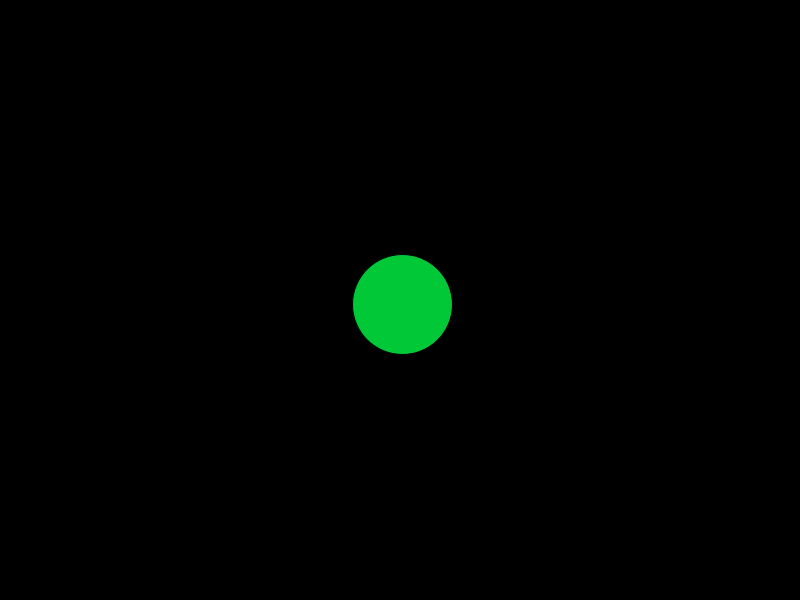
Frame 1 (no input)
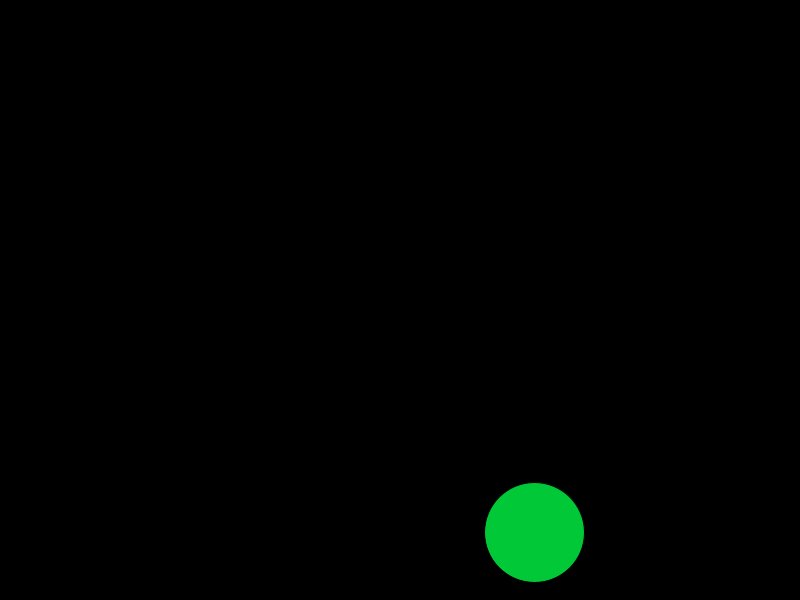
Frame 60 (the mouse pressed at the canvas centre just before this capture)
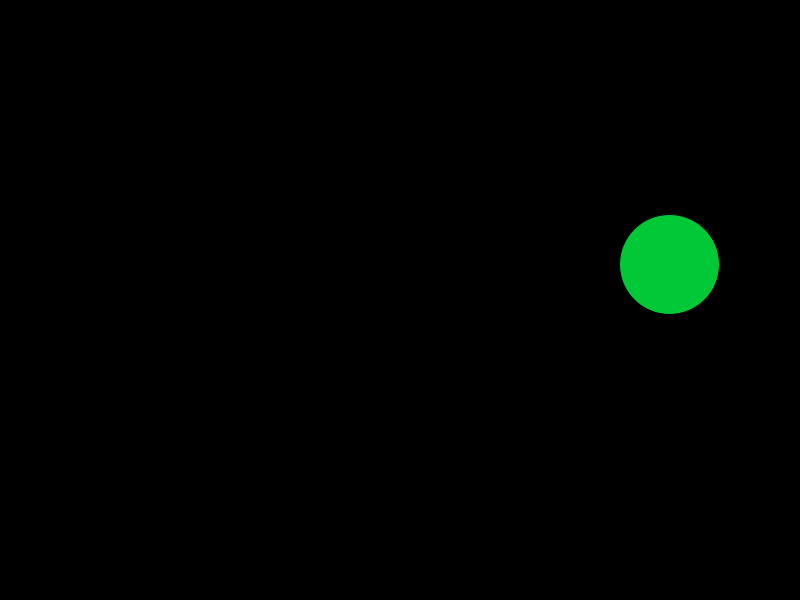
Frame 120 (the mouse held since frame 60 and released just before this capture)

The Processing sketch that drew these frames (run headless with seeded random() and noise(); from frame 60 on, the mouse is pressed at the canvas centre):

// Processing sketch: Collision_Ball_with_Mouse
// ── Collision_Ball_with_Mouse.pde
PVector loc, vel, acc;
PVector mouse;
int sz = 100;

void setup(){
  size(800,600);
  loc = new PVector (width/2, height/2);
  vel = PVector.random2D();
  vel.mult(5);
  acc = new PVector (0,0);
  mouse = new PVector();
  
}

void draw(){
  mouse.set(mouseX, mouseY);
  background(0);
  
  //ball moves
  vel.add(acc);
  loc.add(vel);
  
  //mouse in circle
  if (loc.dist(mouse) < sz/2){
    fill (255,0,0);
    if (loc.x < mouse.x){
      vel.x = -abs(vel.x);
    } else{
      vel.x = abs(vel.x);
    }
    if (loc.y < mouse.y){
      vel.y = -abs(vel.y);
    } else{
      vel.y = abs(vel.y);
    }
  } else {
  fill (0,200,55);
  }
  
  //make ball
  ellipse(loc.x, loc.y, sz,sz);
  
  //bounce ball
    if (loc.x + sz/2 > width || loc.x - sz/2 < 0) {
    vel.x *= -1;
  }
  if (loc.y + sz/2 > height || loc.y - sz/2 < 0) {
    vel.y *= -1;
  }
  
}
